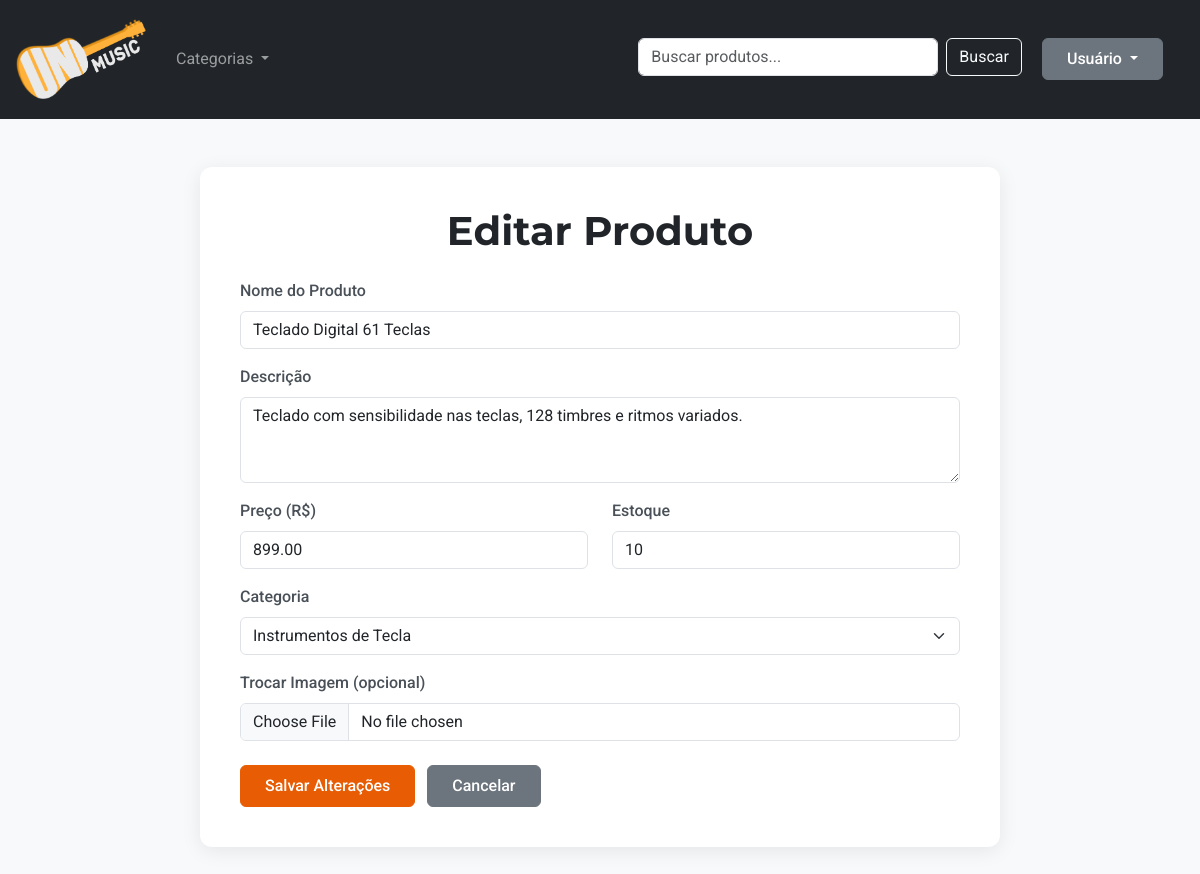
Screenshot of /admin/edit_product.php?id=2 with the database file from the repository.
### tables this page shows
CREATE TABLE `produto` (
  `idProduto` bigint(20) NOT NULL AUTO_INCREMENT,
  `nomeProduto` varchar(60) NOT NULL,
  `descricaoProduto` text DEFAULT NULL,
  `precoProduto` decimal(10,2) NOT NULL,
  `estoqueProduto` int(11) NOT NULL DEFAULT 0,
  `imagem` varchar(255) DEFAULT NULL,
  `idCategoria` int(11) NOT NULL,
  PRIMARY KEY (`idProduto`),
  KEY `fk_produto_categoriaproduto` (`idCategoria`),
  KEY `idx_produto_idCategoria` (`idCategoria`),
  KEY `idx_produto_nome` (`nomeProduto`),
  CONSTRAINT `fk_produto_categoriaproduto` FOREIGN KEY (`idCategoria`) REFERENCES `categoriaproduto` (`idCategoria`)
);

CREATE TABLE `categoriaproduto` (
  `idCategoria` int(11) NOT NULL AUTO_INCREMENT,
  `nome` varchar(100) NOT NULL,
  `descricao` text DEFAULT NULL,
  PRIMARY KEY (`idCategoria`),
  UNIQUE KEY `nome` (`nome`)
);

### admin/edit_product.php (the view, shortened to what this page needs)
<?php
$connect = connectBanco();
$idProduto = intval($_GET['id']);
$query = $connect->prepare("SELECT * FROM produto WHERE idProduto = ?");
$query->bind_param("i", $idProduto);
$query->execute();
$result = $query->get_result();
$produto = $result->fetch_assoc();
?>
<!DOCTYPE html>
<html lang="pt-br">
<head>
    <link href="https://cdn.jsdelivr.net/npm/bootstrap@5.3.3/dist/css/bootstrap.min.css" rel="stylesheet">
    <link rel="stylesheet" href="../assets/css/style.css">
</head>
<body>
<?php include_once __DIR__ . '/../public/navbar.php';  ?>
<div class="container py-5">
    <div class="form-container">
        <h1 class="mb-4 text-center">Editar Produto</h1>
        <form method="POST" enctype="multipart/form-data">
            <div class="mb-3">
                <label for="nomeProduto" class="form-label">Nome do Produto</label>
                <input type="text" class="form-control" id="nomeProduto" name="nomeProduto"
                    value="<?= htmlspecialchars($produto['nomeProduto']) ?>" required>
            </div>
            <div class="mb-3">
                <label for="descricaoProduto" class="form-label">Descrição</label>
                <textarea class="form-control" id="descricaoProduto" name="descricaoProduto" rows="3" required><?= htmlspecialchars($produto['descricaoProduto']) ?></textarea>
            </div>
            <div class="row">
                <div class="col-md-6 mb-3">
                    <label for="precoProduto" class="form-label">Preço (R$)</label>
                    <input type="number" step="0.01" class="form-control" id="precoProduto" name="precoProduto"
                        value="<?= htmlspecialchars($produto['precoProduto']) ?>" required>
                </div>
                <div class="col-md-6 mb-3">
                    <label for="estoqueProduto" class="form-label">Estoque</label>
                    <input type="number" class="form-control" id="estoqueProduto" name="estoqueProduto"
                        value="<?= htmlspecialchars($produto['estoqueProduto']) ?>" min="0" required>
                </div>
            </div>
            <div class="mb-3">
                <label for="idCategoria" class="form-label">Categoria</label>
                <select class="form-select" id="idCategoria" name="idCategoria" required>
                    <?php
                    if ($categorias_query) {
                        mysqli_data_seek($categorias_query, 0);
                    }
                    if ($categorias_query && mysqli_num_rows($categorias_query) > 0):
                        while ($categoria = mysqli_fetch_assoc($categorias_query)): ?>
                            <option value="<?= htmlspecialchars($categoria['idCategoria']) ?>"
                                <?= ($categoria['idCategoria'] == $produto['idCategoria']) ? 'selected' : '' ?>>
                                <?= htmlspecialchars($categoria['nome']) ?>
                            </option>
                        <?php endwhile;
                    endif; ?>
                </select>
            </div>
            <div class="mb-3">
                <label for="imagem" class="form-label">Trocar Imagem (opcional)</label>
                <input type="file" class="form-control" id="imagem" name="imagem" accept="image/jpeg, image/png, image/webp">
            </div>
            <div class="mt-4">
                <button type="submit" name="atualizar" class="btn btn-custom-primary">Salvar Alterações</button>
                <a href="product_management.php" class="btn btn-secondary ms-2">Cancelar</a>
            </div>
        </form>
    </div>
</div>
</body>
</html>

### assets/css/style.css (style rules this page uses)
body { background-color: #f8f9fa; font-family: 'Roboto', sans-serif; color: #212529; }
h1, h2, h3, h4, h5, h6 { font-family: 'Montserrat', sans-serif; font-weight: 700; color: #212529; }
.form-container { max-width: 800px; margin: auto; background-color: #ffffff; padding: 2.5rem; border-radius: 0.75rem; box-shadow: 0 4px 20px rgba(0, 0, 0, 0.08); }
.form-label { font-weight: 500; color: #495057; }
.form-control, .form-select { border-radius: 0.375rem; }
.btn-custom-primary { background-color: #E85D04; border-color: #E85D04; color: #ffffff; padding: 0.5rem 1.5rem; font-weight: 500; }
.btn-secondary { padding: 0.5rem 1.5rem; font-weight: 500; }

### rows the page displays
produto: nomeProduto "Teclado Digital 61 Teclas", descricaoProduto "Teclado com sensibilidade nas teclas, 128 timbres e ritmos variados.", precoProduto "899.00", estoqueProduto "10", idCategoria "Instrumentos de Tecla"
